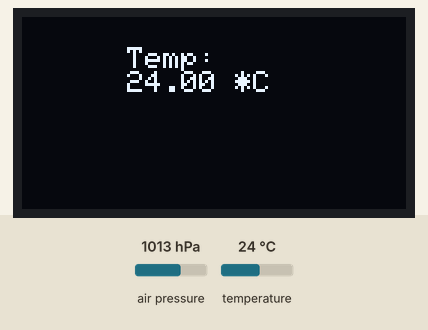
Simulated run of this sketch. Board: ESP32. Shown: 128×64 one-colour display. Inputs (shaded band) come from the test bench; at power-on: air pressure 1013 hPa, temperature 24 °C.

Above: at 3.2 s.
3.3 s: air pressure set to 952 hPa
At 5.5 s:
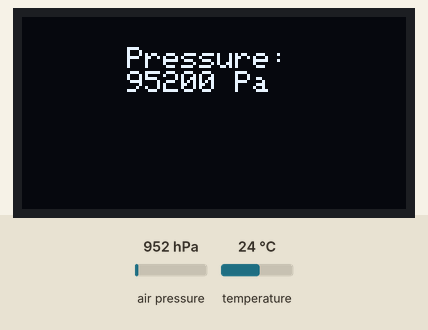
13.6 s: temperature set to 12 °C
At 14.6 s:
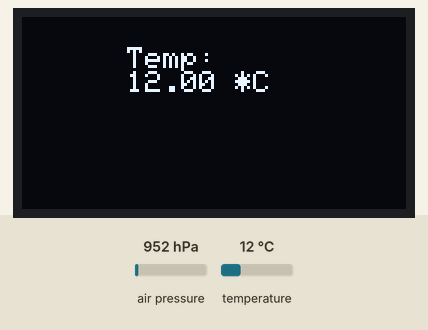
17.7 s: air pressure set to 975 hPa
At 19.5 s:
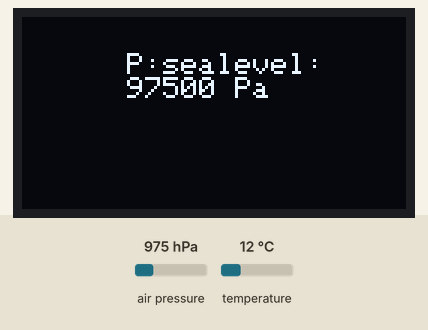
21.8 s: temperature set to 19 °C
At 27.4 s:
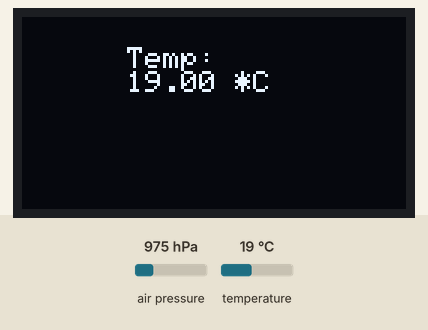
Timing chart, 0 to 28.9 s (numbered marks = the images above; inputs shaded):
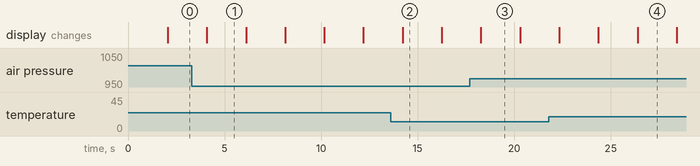

The sketch:

BMP180_ESP32-Mini_0.66-OLED_cloudfree.ino
```cpp
#include <Wire.h>
#include <Adafruit_GFX.h>
#include <Adafruit_SSD1306.h>
#include <Adafruit_BMP085.h>

#define OLED_RESET 0  // GPIO0
Adafruit_SSD1306 display(OLED_RESET);

Adafruit_BMP085 bmp;

void setup() {
  Serial.begin(9600);
   display.begin(SSD1306_SWITCHCAPVCC, 0x3C);
   delay(2000);

  if (!bmp.begin()) {
  Serial.println("Could not find a valid BMP085/BMP180 sensor, check wiring!");
  while (1) {}
  }
}

void loop() {
    // Clear the buffer.
    // Read temperature as Celsius
  display.clearDisplay();
  display.setTextSize(1);
  display.setCursor(35,10);
  display.setTextColor(WHITE);
  display.print("Temp:");
  display.setCursor(35,18);
  display.print(bmp.readTemperature());
  display.println(" *C");
  display.display();
  delay(2000);

    //2nd page of reading
    // Clear the buffer.
   display.clearDisplay();
  display.setTextSize(1);
  display.setTextColor(WHITE);
  display.setCursor(35, 10);
  display.print("Pressure: ");
  display.setCursor(35,18);
  display.print(bmp.readPressure());
  display.println(" Pa");
    display.display();
  delay(2000);


  // 3rd  page of reading
  // Clear the buffer.
  display.clearDisplay();
   display.setTextSize(1);
  display.setCursor(35, 12);
  display.print("P:sealevel: ");
  display.setCursor(35, 20);
  display.print(bmp.readSealevelPressure());
  display.println(" Pa");
  display.display();
  delay(2000);

}
```

Measured:
- what the display in image 1 shows lasts 2.0 s, from 4.1 s to 6.1 s
